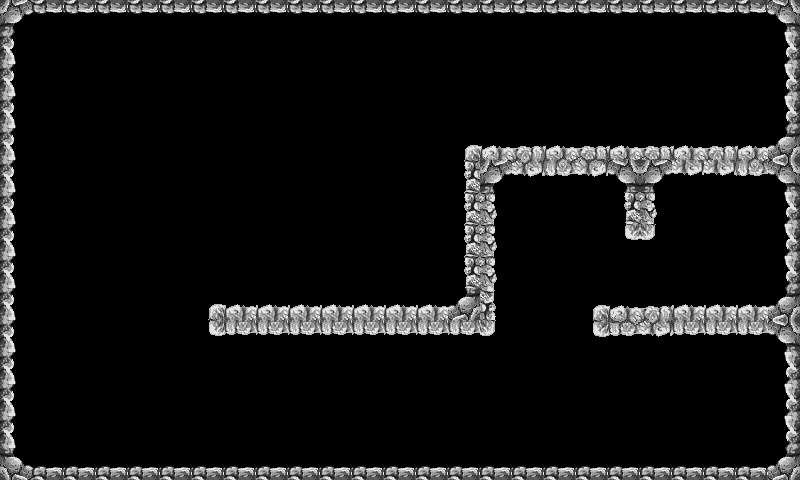

This game map was drawn from its Tiled (.tmx) file and the tilesets committed beside it. A one-line description and the trimmed map source follow:
An orthogonal 25x15 tile map with 32x32 px tiles, 1 tile layer (Capa de Patrones 1) and 13 objects (2x landerPoint, key, portico).

<map version="1.0" orientation="orthogonal" width="25" height="15" tilewidth="32" tileheight="32">
 <tileset firstgid="1" name="tileset_4" tilewidth="32" tileheight="32">
  <image source="tileset_4.png" width="512" height="320" />
 </tileset>
 <layer name="Capa de Patrones 1" width="25" height="15">
  <data>[375 cells, 138 non-empty, 29 distinct tile ids]</data>
 </layer>
 <objectgroup name="Capa de Objetos 1" width="25" height="15">
  <object type="landerPoint" x="61" y="160" width="111" height="15">
   <properties>
    <property name="start" value="" />
   </properties>
  </object>
  <object x="-7" y="-9" width="813" height="24" />
  <object x="-18" y="-18" width="36" height="515" />
  <object x="-41" y="465" width="856" height="25" />
  <object x="782" y="-27" width="32" height="517" />
  <object x="459" y="145" width="334" height="30" />
  <object x="620" y="174" width="41" height="66" />
  <object x="591" y="302" width="204" height="33" />
  <object x="460" y="179" width="36" height="158" />
  <object x="207" y="301" width="250" height="36" />
  <object type="landerPoint" x="636" y="90" width="117" height="12" />
  <object type="key" x="709" y="200" width="30" height="33">
   <properties>
    <property name="portico" value="puerta" />
   </properties>
  </object>
  <object name="puerta" type="portico" x="475" y="18" width="10" height="127">
   <properties>
    <property name="closed" value="" />
   </properties>
  </object>
 </objectgroup>
</map>